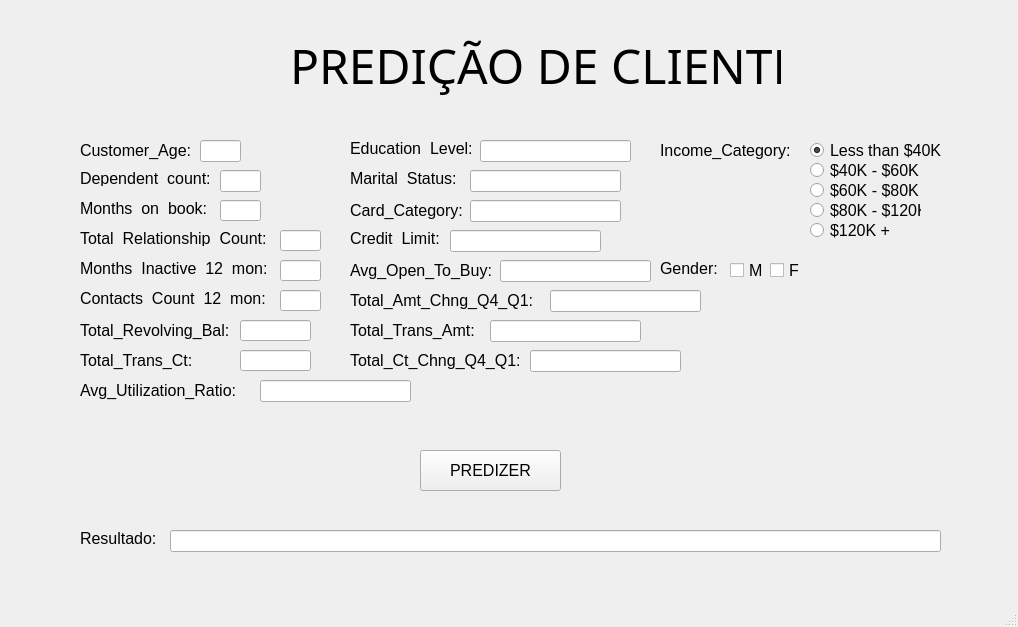
<?xml version="1.0" encoding="UTF-8"?>
<ui version="4.0">
 <class>MainWindow</class>
 <widget class="QMainWindow" name="MainWindow">
  <property name="geometry">
   <rect>
    <x>0</x>
    <y>0</y>
    <width>1018</width>
    <height>627</height>
   </rect>
  </property>
  <property name="windowTitle">
   <string>MainWindow</string>
  </property>
  <widget class="QWidget" name="centralwidget">
   <widget class="QLabel" name="lb_age">
    <property name="geometry">
     <rect>
      <x>80</x>
      <y>140</y>
      <width>121</width>
      <height>21</height>
     </rect>
    </property>
    <property name="font">
     <font>
      <pointsize>12</pointsize>
     </font>
    </property>
    <property name="text">
     <string>Customer_Age:</string>
    </property>
   </widget>
   <widget class="QLineEdit" name="txt_age">
    <property name="geometry">
     <rect>
      <x>200</x>
      <y>140</y>
      <width>41</width>
      <height>22</height>
     </rect>
    </property>
    <property name="font">
     <font>
      <pointsize>12</pointsize>
     </font>
    </property>
   </widget>
   <widget class="QLabel" name="lb_gender">
    <property name="geometry">
     <rect>
      <x>660</x>
      <y>260</y>
      <width>61</width>
      <height>16</height>
     </rect>
    </property>
    <property name="font">
     <font>
      <pointsize>12</pointsize>
     </font>
    </property>
    <property name="text">
     <string>Gender:</string>
    </property>
   </widget>
   <widget class="QCheckBox" name="gender_m">
    <property name="geometry">
     <rect>
      <x>730</x>
      <y>260</y>
      <width>81</width>
      <height>20</height>
     </rect>
    </property>
    <property name="font">
     <font>
      <pointsize>12</pointsize>
     </font>
    </property>
    <property name="text">
     <string>M</string>
    </property>
   </widget>
   <widget class="QCheckBox" name="gender_f">
    <property name="geometry">
     <rect>
      <x>770</x>
      <y>260</y>
      <width>81</width>
      <height>20</height>
     </rect>
    </property>
    <property name="font">
     <font>
      <pointsize>12</pointsize>
     </font>
    </property>
    <property name="text">
     <string>F</string>
    </property>
   </widget>
   <widget class="QLabel" name="lb_dependent">
    <property name="geometry">
     <rect>
      <x>80</x>
      <y>170</y>
      <width>141</width>
      <height>16</height>
     </rect>
    </property>
    <property name="font">
     <font>
      <pointsize>12</pointsize>
     </font>
    </property>
    <property name="text">
     <string>Dependent_count:</string>
    </property>
   </widget>
   <widget class="QLineEdit" name="txt_dependent">
    <property name="geometry">
     <rect>
      <x>220</x>
      <y>170</y>
      <width>41</width>
      <height>22</height>
     </rect>
    </property>
    <property name="font">
     <font>
      <pointsize>12</pointsize>
     </font>
    </property>
   </widget>
   <widget class="QLabel" name="lb_level">
    <property name="geometry">
     <rect>
      <x>350</x>
      <y>140</y>
      <width>121</width>
      <height>16</height>
     </rect>
    </property>
    <property name="font">
     <font>
      <pointsize>12</pointsize>
     </font>
    </property>
    <property name="text">
     <string>Education_Level:</string>
    </property>
   </widget>
   <widget class="QLineEdit" name="txt_level">
    <property name="geometry">
     <rect>
      <x>480</x>
      <y>140</y>
      <width>151</width>
      <height>22</height>
     </rect>
    </property>
    <property name="font">
     <font>
      <pointsize>12</pointsize>
     </font>
    </property>
   </widget>
   <widget class="QLabel" name="lb_marital">
    <property name="geometry">
     <rect>
      <x>350</x>
      <y>170</y>
      <width>111</width>
      <height>16</height>
     </rect>
    </property>
    <property name="font">
     <font>
      <pointsize>12</pointsize>
     </font>
    </property>
    <property name="text">
     <string>Marital_Status:</string>
    </property>
   </widget>
   <widget class="QLineEdit" name="txt_marital">
    <property name="geometry">
     <rect>
      <x>470</x>
      <y>170</y>
      <width>151</width>
      <height>22</height>
     </rect>
    </property>
    <property name="font">
     <font>
      <pointsize>12</pointsize>
     </font>
    </property>
   </widget>
   <widget class="QLabel" name="lb_income">
    <property name="geometry">
     <rect>
      <x>660</x>
      <y>140</y>
      <width>131</width>
      <height>21</height>
     </rect>
    </property>
    <property name="font">
     <font>
      <pointsize>12</pointsize>
     </font>
    </property>
    <property name="text">
     <string>Income_Category:</string>
    </property>
   </widget>
   <widget class="QRadioButton" name="rb_income_1">
    <property name="geometry">
     <rect>
      <x>810</x>
      <y>140</y>
      <width>141</width>
      <height>20</height>
     </rect>
    </property>
    <property name="font">
     <font>
      <pointsize>12</pointsize>
     </font>
    </property>
    <property name="text">
     <string>Less than $40K</string>
    </property>
    <property name="checked">
     <bool>true</bool>
    </property>
   </widget>
   <widget class="QRadioButton" name="rb_income_2">
    <property name="geometry">
     <rect>
      <x>810</x>
      <y>160</y>
      <width>111</width>
      <height>20</height>
     </rect>
    </property>
    <property name="font">
     <font>
      <pointsize>12</pointsize>
     </font>
    </property>
    <property name="text">
     <string>$40K - $60K</string>
    </property>
   </widget>
   <widget class="QRadioButton" name="rb_income_3">
    <property name="geometry">
     <rect>
      <x>810</x>
      <y>180</y>
      <width>111</width>
      <height>20</height>
     </rect>
    </property>
    <property name="font">
     <font>
      <pointsize>12</pointsize>
     </font>
    </property>
    <property name="text">
     <string>$60K - $80K</string>
    </property>
   </widget>
   <widget class="QRadioButton" name="rb_income_4">
    <property name="geometry">
     <rect>
      <x>810</x>
      <y>200</y>
      <width>111</width>
      <height>20</height>
     </rect>
    </property>
    <property name="font">
     <font>
      <pointsize>12</pointsize>
     </font>
    </property>
    <property name="text">
     <string>$80K - $120K</string>
    </property>
   </widget>
   <widget class="QRadioButton" name="rb_income_5">
    <property name="geometry">
     <rect>
      <x>810</x>
      <y>220</y>
      <width>141</width>
      <height>20</height>
     </rect>
    </property>
    <property name="font">
     <font>
      <pointsize>12</pointsize>
     </font>
    </property>
    <property name="text">
     <string>$120K +</string>
    </property>
   </widget>
   <widget class="QLabel" name="lb_category">
    <property name="geometry">
     <rect>
      <x>350</x>
      <y>200</y>
      <width>121</width>
      <height>21</height>
     </rect>
    </property>
    <property name="font">
     <font>
      <pointsize>12</pointsize>
     </font>
    </property>
    <property name="text">
     <string>Card_Category:</string>
    </property>
   </widget>
   <widget class="QLineEdit" name="txt_category">
    <property name="geometry">
     <rect>
      <x>470</x>
      <y>200</y>
      <width>151</width>
      <height>22</height>
     </rect>
    </property>
    <property name="font">
     <font>
      <pointsize>12</pointsize>
     </font>
    </property>
   </widget>
   <widget class="QLabel" name="lb_book">
    <property name="geometry">
     <rect>
      <x>80</x>
      <y>200</y>
      <width>131</width>
      <height>16</height>
     </rect>
    </property>
    <property name="font">
     <font>
      <pointsize>12</pointsize>
     </font>
    </property>
    <property name="text">
     <string>Months_on_book:</string>
    </property>
   </widget>
   <widget class="QLineEdit" name="txt_book">
    <property name="geometry">
     <rect>
      <x>220</x>
      <y>200</y>
      <width>41</width>
      <height>21</height>
     </rect>
    </property>
    <property name="font">
     <font>
      <pointsize>12</pointsize>
     </font>
    </property>
   </widget>
   <widget class="QLabel" name="lb_relationship">
    <property name="geometry">
     <rect>
      <x>80</x>
      <y>230</y>
      <width>191</width>
      <height>16</height>
     </rect>
    </property>
    <property name="font">
     <font>
      <pointsize>12</pointsize>
     </font>
    </property>
    <property name="text">
     <string>Total_Relationship_Count:</string>
    </property>
   </widget>
   <widget class="QLineEdit" name="txt_relationship">
    <property name="geometry">
     <rect>
      <x>280</x>
      <y>230</y>
      <width>41</width>
      <height>21</height>
     </rect>
    </property>
    <property name="font">
     <font>
      <pointsize>12</pointsize>
     </font>
    </property>
   </widget>
   <widget class="QLabel" name="lb_inactive">
    <property name="geometry">
     <rect>
      <x>80</x>
      <y>260</y>
      <width>201</width>
      <height>16</height>
     </rect>
    </property>
    <property name="font">
     <font>
      <pointsize>12</pointsize>
     </font>
    </property>
    <property name="text">
     <string>Months_Inactive_12_mon:</string>
    </property>
   </widget>
   <widget class="QLineEdit" name="txt_inactive">
    <property name="geometry">
     <rect>
      <x>280</x>
      <y>260</y>
      <width>41</width>
      <height>21</height>
     </rect>
    </property>
    <property name="font">
     <font>
      <pointsize>12</pointsize>
     </font>
    </property>
   </widget>
   <widget class="QLabel" name="lb_count">
    <property name="geometry">
     <rect>
      <x>80</x>
      <y>290</y>
      <width>191</width>
      <height>16</height>
     </rect>
    </property>
    <property name="font">
     <font>
      <pointsize>12</pointsize>
     </font>
    </property>
    <property name="text">
     <string>Contacts_Count_12_mon:</string>
    </property>
   </widget>
   <widget class="QLineEdit" name="txt_count">
    <property name="geometry">
     <rect>
      <x>280</x>
      <y>290</y>
      <width>41</width>
      <height>21</height>
     </rect>
    </property>
    <property name="font">
     <font>
      <pointsize>12</pointsize>
     </font>
    </property>
   </widget>
   <widget class="QLabel" name="lb_limit">
    <property name="geometry">
     <rect>
      <x>350</x>
      <y>230</y>
      <width>101</width>
      <height>16</height>
     </rect>
    </property>
    <property name="font">
     <font>
      <pointsize>12</pointsize>
     </font>
    </property>
    <property name="text">
     <string>Credit_Limit:</string>
    </property>
   </widget>
   <widget class="QLineEdit" name="txt_limit">
    <property name="geometry">
     <rect>
      <x>450</x>
      <y>230</y>
      <width>151</width>
      <height>22</height>
     </rect>
    </property>
    <property name="font">
     <font>
      <pointsize>12</pointsize>
     </font>
    </property>
   </widget>
   <widget class="QLabel" name="lb_revolving">
    <property name="geometry">
     <rect>
      <x>80</x>
      <y>320</y>
      <width>161</width>
      <height>21</height>
     </rect>
    </property>
    <property name="font">
     <font>
      <pointsize>12</pointsize>
     </font>
    </property>
    <property name="text">
     <string>Total_Revolving_Bal:</string>
    </property>
   </widget>
   <widget class="QLineEdit" name="txt_revolving">
    <property name="geometry">
     <rect>
      <x>240</x>
      <y>320</y>
      <width>71</width>
      <height>21</height>
     </rect>
    </property>
    <property name="font">
     <font>
      <pointsize>12</pointsize>
     </font>
    </property>
   </widget>
   <widget class="QLabel" name="lb_avg">
    <property name="geometry">
     <rect>
      <x>350</x>
      <y>260</y>
      <width>151</width>
      <height>21</height>
     </rect>
    </property>
    <property name="font">
     <font>
      <pointsize>12</pointsize>
     </font>
    </property>
    <property name="text">
     <string>Avg_Open_To_Buy:</string>
    </property>
   </widget>
   <widget class="QLineEdit" name="txt_avg">
    <property name="geometry">
     <rect>
      <x>500</x>
      <y>260</y>
      <width>151</width>
      <height>22</height>
     </rect>
    </property>
    <property name="font">
     <font>
      <pointsize>12</pointsize>
     </font>
    </property>
   </widget>
   <widget class="QLabel" name="lb_amt">
    <property name="geometry">
     <rect>
      <x>350</x>
      <y>290</y>
      <width>191</width>
      <height>21</height>
     </rect>
    </property>
    <property name="font">
     <font>
      <pointsize>12</pointsize>
     </font>
    </property>
    <property name="text">
     <string>Total_Amt_Chng_Q4_Q1:</string>
    </property>
   </widget>
   <widget class="QLineEdit" name="txt_amt">
    <property name="geometry">
     <rect>
      <x>550</x>
      <y>290</y>
      <width>151</width>
      <height>22</height>
     </rect>
    </property>
    <property name="font">
     <font>
      <pointsize>12</pointsize>
     </font>
    </property>
   </widget>
   <widget class="QLineEdit" name="txt_trans">
    <property name="geometry">
     <rect>
      <x>490</x>
      <y>320</y>
      <width>151</width>
      <height>22</height>
     </rect>
    </property>
    <property name="font">
     <font>
      <pointsize>12</pointsize>
     </font>
    </property>
    <property name="text">
     <string/>
    </property>
   </widget>
   <widget class="QLabel" name="lb_trans">
    <property name="geometry">
     <rect>
      <x>350</x>
      <y>320</y>
      <width>191</width>
      <height>21</height>
     </rect>
    </property>
    <property name="font">
     <font>
      <pointsize>12</pointsize>
     </font>
    </property>
    <property name="text">
     <string>Total_Trans_Amt:</string>
    </property>
   </widget>
   <widget class="QLineEdit" name="txt_transCt">
    <property name="geometry">
     <rect>
      <x>240</x>
      <y>350</y>
      <width>71</width>
      <height>21</height>
     </rect>
    </property>
    <property name="font">
     <font>
      <pointsize>12</pointsize>
     </font>
    </property>
    <property name="text">
     <string/>
    </property>
   </widget>
   <widget class="QLabel" name="lb_transCt">
    <property name="geometry">
     <rect>
      <x>80</x>
      <y>350</y>
      <width>161</width>
      <height>21</height>
     </rect>
    </property>
    <property name="font">
     <font>
      <pointsize>12</pointsize>
     </font>
    </property>
    <property name="text">
     <string>Total_Trans_Ct:</string>
    </property>
   </widget>
   <widget class="QLineEdit" name="txt_chng">
    <property name="geometry">
     <rect>
      <x>530</x>
      <y>350</y>
      <width>151</width>
      <height>22</height>
     </rect>
    </property>
    <property name="font">
     <font>
      <pointsize>12</pointsize>
     </font>
    </property>
   </widget>
   <widget class="QLabel" name="lb_chng">
    <property name="geometry">
     <rect>
      <x>350</x>
      <y>350</y>
      <width>191</width>
      <height>21</height>
     </rect>
    </property>
    <property name="font">
     <font>
      <pointsize>12</pointsize>
     </font>
    </property>
    <property name="text">
     <string>Total_Ct_Chng_Q4_Q1:</string>
    </property>
   </widget>
   <widget class="QLineEdit" name="txt_avg_2">
    <property name="geometry">
     <rect>
      <x>260</x>
      <y>380</y>
      <width>151</width>
      <height>22</height>
     </rect>
    </property>
    <property name="font">
     <font>
      <pointsize>12</pointsize>
     </font>
    </property>
   </widget>
   <widget class="QLabel" name="lb_avg_2">
    <property name="geometry">
     <rect>
      <x>80</x>
      <y>380</y>
      <width>191</width>
      <height>21</height>
     </rect>
    </property>
    <property name="font">
     <font>
      <pointsize>12</pointsize>
     </font>
    </property>
    <property name="text">
     <string>Avg_Utilization_Ratio:</string>
    </property>
   </widget>
   <widget class="QLineEdit" name="txt_predizer">
    <property name="geometry">
     <rect>
      <x>170</x>
      <y>530</y>
      <width>771</width>
      <height>22</height>
     </rect>
    </property>
    <property name="font">
     <font>
      <pointsize>12</pointsize>
     </font>
    </property>
   </widget>
   <widget class="QLabel" name="lb_predizer">
    <property name="geometry">
     <rect>
      <x>80</x>
      <y>530</y>
      <width>81</width>
      <height>16</height>
     </rect>
    </property>
    <property name="font">
     <font>
      <pointsize>12</pointsize>
     </font>
    </property>
    <property name="text">
     <string>Resultado:</string>
    </property>
   </widget>
   <widget class="QLabel" name="lb_predicao">
    <property name="geometry">
     <rect>
      <x>290</x>
      <y>30</y>
      <width>491</width>
      <height>71</height>
     </rect>
    </property>
    <property name="font">
     <font>
      <family>Nirmala UI Semilight</family>
      <pointsize>36</pointsize>
     </font>
    </property>
    <property name="text">
     <string>PREDIÇÃO DE CLIENTE</string>
    </property>
   </widget>
   <widget class="QPushButton" name="bt_predizer">
    <property name="geometry">
     <rect>
      <x>420</x>
      <y>450</y>
      <width>141</width>
      <height>41</height>
     </rect>
    </property>
    <property name="font">
     <font>
      <pointsize>12</pointsize>
     </font>
    </property>
    <property name="text">
     <string>PREDIZER</string>
    </property>
   </widget>
  </widget>
  <widget class="QMenuBar" name="menubar">
   <property name="geometry">
    <rect>
     <x>0</x>
     <y>0</y>
     <width>1018</width>
     <height>26</height>
    </rect>
   </property>
  </widget>
  <widget class="QStatusBar" name="statusbar"/>
 </widget>
 <resources/>
 <connections/>
</ui>
